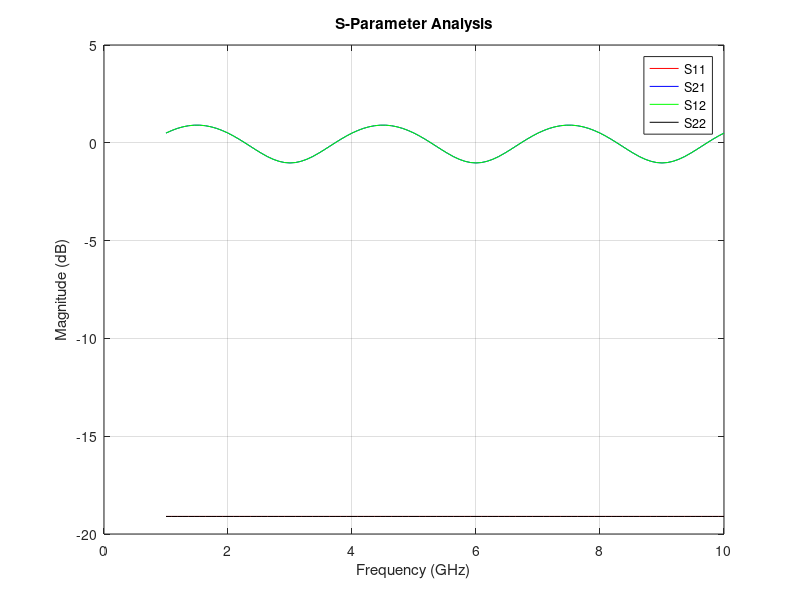
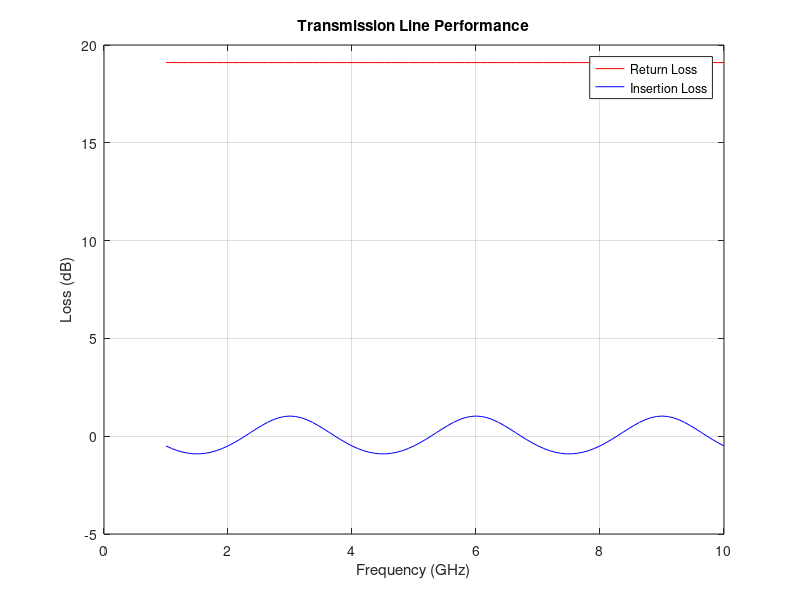
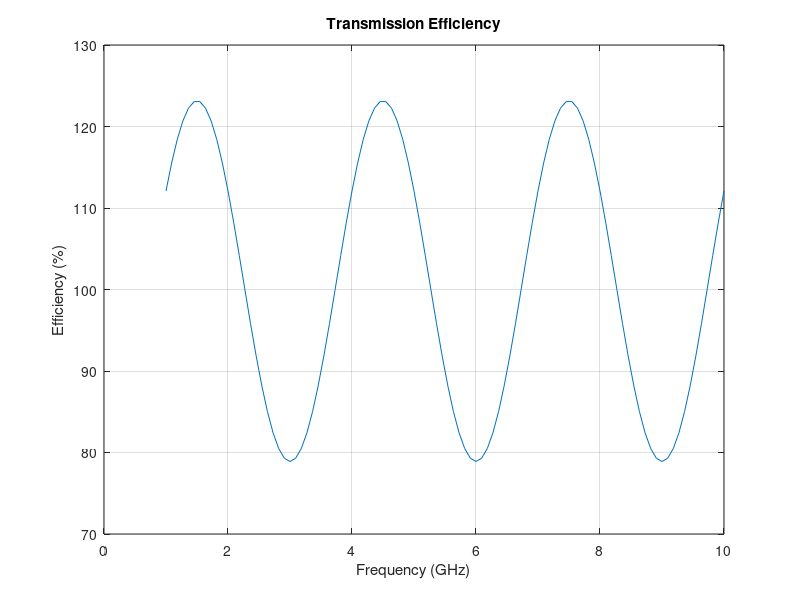

Here is the MATLAB script that generated these plots, in order:

clc;
clear;
close all;

f = linspace(1e9, 10e9, 100);
c = 3e8;
Z0 = 50;
ZL = 40;
alpha = 0.02;
L = 0.05;

beta = 2*pi*f/c;
gamma = alpha + 1i*beta;

Zin = ZL .* cosh(gamma*L) + Z0 .* sinh(gamma*L);
Zin = Zin ./ (cosh(gamma*L) + (ZL/Z0).*sinh(gamma*L));

S11 = (Zin - Z0) ./ (Zin + Z0);
S21 = exp(-gamma*L) .* (1 + S11);
S12 = S21;
S22 = S11;

RL = -20*log10(abs(S11));
IL = -20*log10(abs(S21));
Eff = abs(S21).^2 * 100;

figure;
plot(f/1e9, 20*log10(abs(S11)), 'r');
hold on;
plot(f/1e9, 20*log10(abs(S21)), 'b');
plot(f/1e9, 20*log10(abs(S12)), 'g');
plot(f/1e9, 20*log10(abs(S22)), 'k');
grid on;
xlabel('Frequency (GHz)');
ylabel('Magnitude (dB)');
legend('S11','S21','S12','S22');
title('S-Parameter Analysis');

figure;
plot(f/1e9, RL, 'r', f/1e9, IL, 'b');
grid on;
xlabel('Frequency (GHz)');
ylabel('Loss (dB)');
legend('Return Loss','Insertion Loss');
title('Transmission Line Performance');

figure;
plot(f/1e9, Eff);
grid on;
xlabel('Frequency (GHz)');
ylabel('Efficiency (%)');
title('Transmission Efficiency');

disp('Simulation completed');
disp(['Return Loss at 1 GHz = ', num2str(RL(1)), ' dB']);
disp(['Insertion Loss at 1 GHz = ', num2str(IL(1)), ' dB']);
disp(['Efficiency at 1 GHz = ', num2str(Eff(1)), ' %']);
